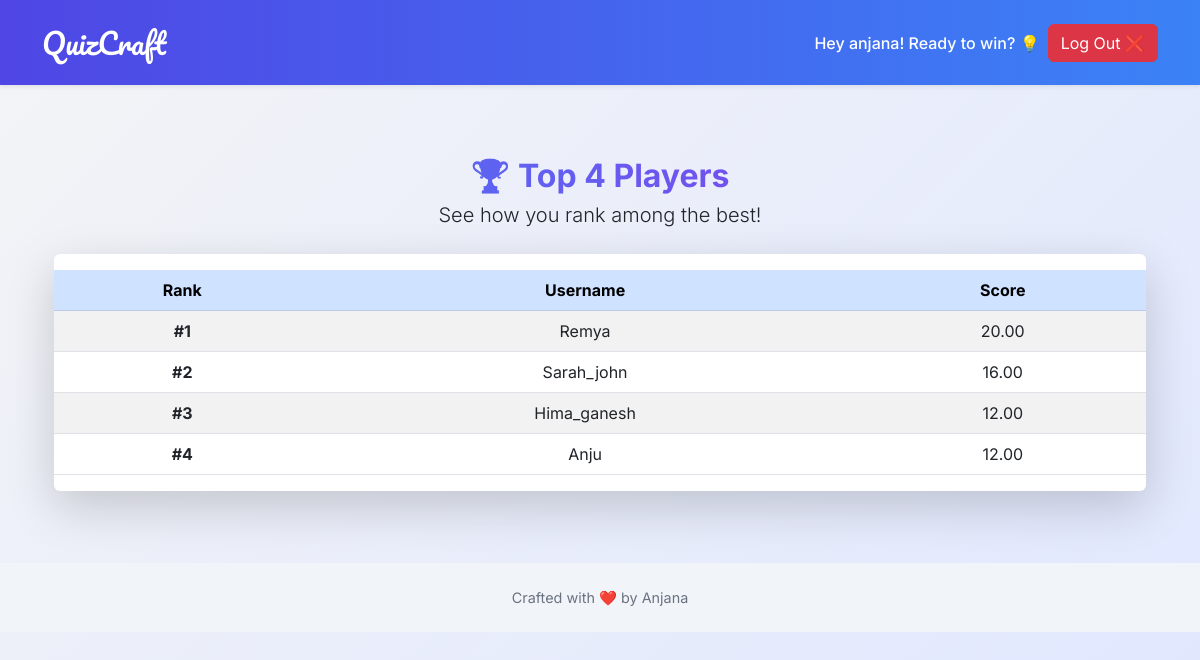
Page /leaderboard/ (signed in) on the committed database.
### quizapp/models.py (models this page shows, shortened)
class QuizProfile(TimeStampedModel):
    user = models.OneToOneField(User, on_delete=models.CASCADE)
    total_score = models.DecimalField(_('Total Score'), default=0, decimal_places=2, max_digits=10)

### quizapp/views.py (the view)
# urls.py: re_path(r'^leaderboard/$', views.leaderboard, name='leaderboard'),
def leaderboard(request):
    top_quiz_profiles = QuizProfile.objects.order_by('-total_score')[:500]
    total_count = top_quiz_profiles.count()
    context = {
        'top_quiz_profiles': top_quiz_profiles,
        'total_count': total_count,
    }
    return render(request, 'quizzz/leaderboard.html', context=context)

### quizapp/templates/quizzz/leaderboard.html (shortened to what this page needs)
{% extends 'base.html' %}
{% block content %}
<div class="container py-5 fade-in">
  <div class="text-center mb-4">
    <h2 class="text-gradient mb-1">
      🏆 Top {{ total_count }} Players
    </h2>
    <p class="lead">See how you rank among the best!</p>
  </div>
  <div class="card shadow-lg border-0">
    <div class="card-body px-0">
      <div class="table-responsive">
        <table class="table table-striped table-hover mb-0">
          <thead class="table-primary">
            <tr class="text-center">
              <th>Rank</th>
              <th>Username</th>
              <th>Score</th>
            </tr>
          </thead>
          <tbody>
            {% for quiz_profile in top_quiz_profiles %}
            <tr class="text-center">
              <td><strong>#{{ forloop.counter }}</strong></td>
              <td>{{ quiz_profile.user.username }}</td>
              <td>{{ quiz_profile.total_score }}</td>
            </tr>
            {% endfor %}
          </tbody>
        </table>
      </div>
    </div>
  </div>
</div>
{% endblock content %}

### quizapp/templates/base.html (shortened to what this page needs)
{% load static %}
<!doctype html>
<html lang="en">
<head>
  <link href="https://cdn.jsdelivr.net/npm/bootstrap@5.3.0/dist/css/bootstrap.min.css" rel="stylesheet">
</head>
<body>
  <nav class="navbar navbar-expand-lg navbar-dark py-3 shadow-sm">
    <div class="container">
      <a class="navbar-brand" href="{% url 'quiz:home' %}">QuizCraft</a>
      <div class="collapse navbar-collapse justify-content-end" id="navbar">
        {% if not request.user.is_active %}
          <a href="{% url 'quiz:leaderboard' %}" class="btn btn-glow mx-2">Top Scores</a>
          <a href="{% url 'quiz:login' %}" class="btn btn-glow">Log In 🔐</a>
        {% else %}
          <span class="navbar-text mx-2">Hey {{ request.user.username }}! Ready to win? 💡</span>
          <a href="{% url 'quiz:logout' %}" class="btn btn-danger">Log Out ❌</a>
        {% endif %}
      </div>
    </div>
  </nav>
  <main class="container py-4 fade-in">
    {% block content %}
    {% endblock content %}
  </main>
  <footer class="py-4 mt-auto text-center">
    <ul>
      <li>Crafted with ❤️ by Anjana</li>
    </ul>
  </footer>
</body>
</html>

### quizapp/templates/base.html (style rules this page uses)
body { font-family: 'Inter', sans-serif; background: linear-gradient(135deg, #f3f4f6, #e0e7ff); min-height: 100vh; }
.navbar { background: linear-gradient(90deg, #4f46e5, #3b82f6); }
.navbar-brand { font-family: 'Pacifico', cursive; font-size: 1.8rem; color: white !important; }
.nav-link, .navbar-text { color: white !important; font-weight: 500; }
footer { background-color: #f1f5f9; font-size: 0.9rem; }
footer ul { padding: 0; margin: 0; list-style: none; }
footer ul li { display: inline-block; margin: 0 10px; color: #6b7280; }
.fade-in { animation: fadeIn 1s ease-in; }
.text-gradient { background: linear-gradient(90deg, #3b82f6, #9333ea); -webkit-background-clip: text; -webkit-text-fill-color: transparent; font-weight: 700; }

### rows in the picture
QuizProfile: user.username "Remya", total_score "20.00"
QuizProfile: user.username "Sarah_john", total_score "16.00"
QuizProfile: user.username "Hima_ganesh", total_score "12.00"
QuizProfile: user.username "Anju", total_score "12.00"

### other values in the picture
{{ request.user.username }} "anjana"
{{ total_count }} "4"
